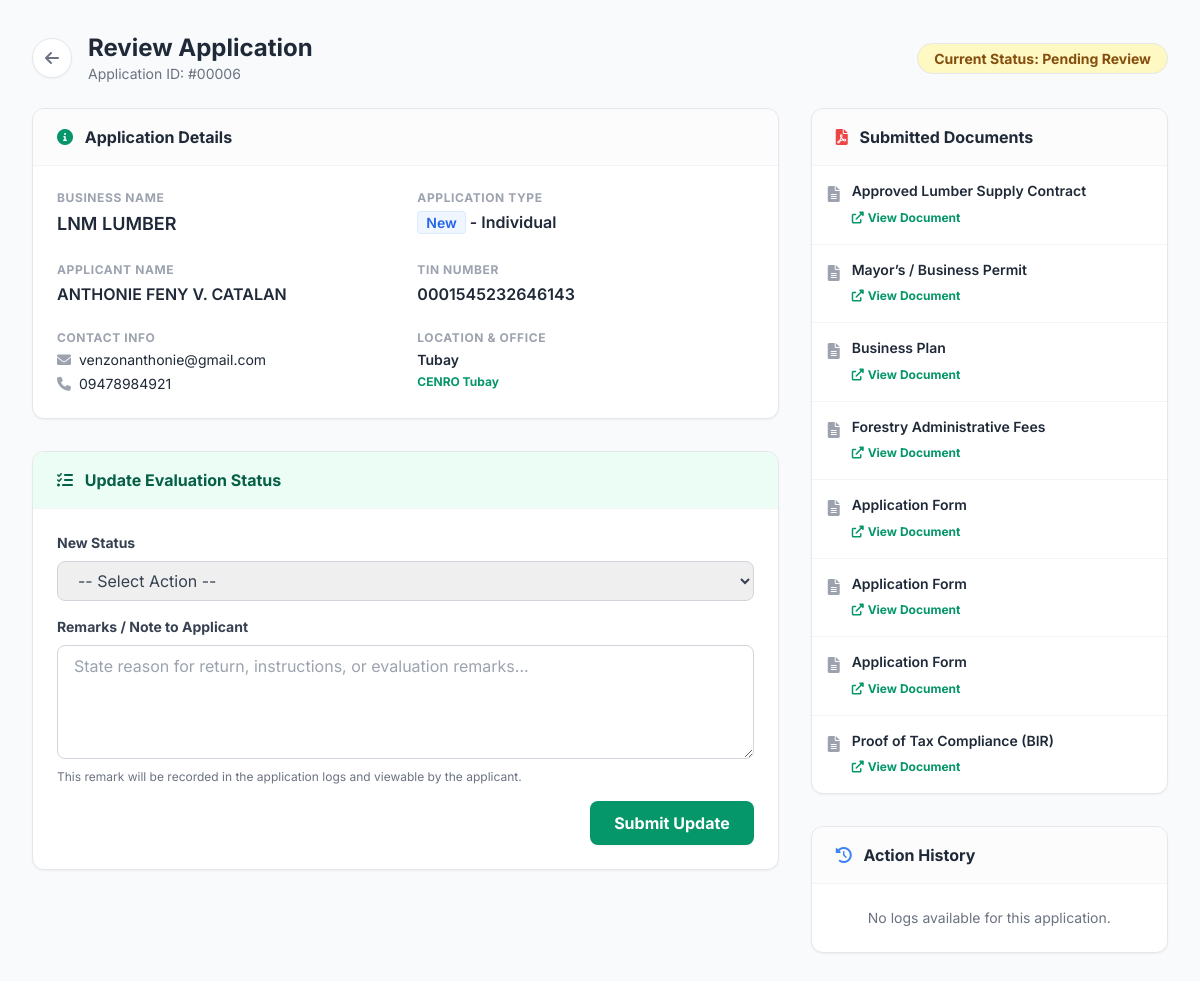
The app's page /view_application.php?id=6 (signed in) with its own data.
### tables this page shows
CREATE TABLE `permit_applications` (
  `app_id` int(11) NOT NULL,
  `client_id` int(11) NOT NULL,
  `app_type` varchar(50) NOT NULL,
  `applicant_type` varchar(50) NOT NULL,
  `business_name` varchar(255) NOT NULL,
  `tin_number` varchar(50) NOT NULL,
  `reference_number` varchar(100) DEFAULT NULL,
  `province_id` varchar(20) DEFAULT NULL,
  `muncity_id` varchar(20) DEFAULT NULL,
  `brgy_id` varchar(20) DEFAULT NULL,
  `zip_code` varchar(20) DEFAULT NULL,
  `street_address` text DEFAULT NULL,
  `status` varchar(50) DEFAULT 'Pending Review',
  `date_submitted` datetime DEFAULT current_timestamp()
);

CREATE TABLE `user_client` (
  `client_id` int(11) NOT NULL,
  `firstname` varchar(50) NOT NULL,
  `mid_name` varchar(50) NOT NULL,
  `lastname` varchar(50) NOT NULL,
  `email` varchar(100) NOT NULL,
  `profile_picture` varchar(255) DEFAULT NULL,
  `verification_token` varchar(255) DEFAULT NULL,
  `password` text NOT NULL,
  `mobilenum` text NOT NULL,
  `comp_id_upload` longtext NOT NULL,
  `govt_id_upload` longtext NOT NULL,
  `auth_letter` longtext NOT NULL,
  `password_unhashed` text NOT NULL,
  `Status` int(11) NOT NULL,
  `province` text NOT NULL,
  `citymun` text NOT NULL,
  `brgy` text NOT NULL,
  `zips` text NOT NULL
);

CREATE TABLE `muncity` (
  `muncity_id` int(11) NOT NULL,
  `muncity_name` varchar(50) NOT NULL,
  `prov_code` varchar(4) NOT NULL,
  `mun_code` varchar(6) NOT NULL,
  `zip_code` varchar(4) NOT NULL,
  `office_id` int(20) NOT NULL,
  `office_cover` varchar(50) NOT NULL
);

CREATE TABLE `permit_requirements_files` (
  `file_id` int(11) NOT NULL,
  `app_id` int(11) NOT NULL,
  `requirement_id` int(11) NOT NULL,
  `file_path` text NOT NULL,
  `status` varchar(50) DEFAULT 'Pending'
);

CREATE TABLE `requirements` (
  `id` int(11) NOT NULL,
  `requirement_name` varchar(255) NOT NULL,
  `download_link` varchar(255) DEFAULT NULL,
  `new_app_status` varchar(100) NOT NULL,
  `renewal_app_status` varchar(100) NOT NULL,
  `sequence` int(11) DEFAULT 0
);

### view_application.php (the view, shortened to what this page needs)
<?php
require 'db.php';
$app_id = intval($_GET['id']);
$query_app = "SELECT pa.*, uc.firstname, uc.mid_name, uc.lastname, uc.email, uc.mobilenum,
              m.muncity_name, m.office_cover
              FROM permit_applications pa
              LEFT JOIN user_client uc ON pa.client_id = uc.client_id
              LEFT JOIN muncity m ON pa.muncity_id = m.mun_code
              WHERE pa.app_id = :app_id";
$stmt_app = $pdo->prepare($query_app);
$stmt_app->execute([':app_id' => $app_id]);
$app = $stmt_app->fetch(PDO::FETCH_ASSOC);
$query_reqs = "SELECT prf.*, r.requirement_name
               FROM permit_requirements_files prf
               JOIN requirements r ON prf.requirement_id = r.id
               WHERE prf.app_id = :app_id";
$stmt_reqs = $pdo->prepare($query_reqs);
$stmt_reqs->execute([':app_id' => $app_id]);
$requirements = $stmt_reqs->fetchAll(PDO::FETCH_ASSOC);
$query_logs = "SELECT * FROM application_logs WHERE app_id = :app_id ORDER BY created_at DESC";
$stmt_logs = $pdo->prepare($query_logs);
$stmt_logs->execute([':app_id' => $app_id]);
$logs = $stmt_logs->fetchAll(PDO::FETCH_ASSOC);
$statusClass = 'bg-yellow-100 text-yellow-800';
?>
<!DOCTYPE html>
<html lang="en">
<head>
    <script src="https://cdn.tailwindcss.com"></script>
    <link href="https://cdnjs.cloudflare.com/ajax/libs/font-awesome/6.0.0/css/all.min.css" rel="stylesheet">
</head>
<body class="bg-slate-50 p-8">
    <div class="max-w-7xl mx-auto">
        <div class="mb-6 flex items-center justify-between">
            <div class="flex items-center gap-4">
                <a href="applications.php" class="h-10 w-10 bg-white rounded-full flex items-center justify-center text-gray-500 hover:text-emerald-600 hover:bg-emerald-50 border border-gray-200 transition shadow-sm">
                    <i class="fas fa-arrow-left"></i>
                </a>
                <div>
                    <h1 class="text-2xl font-bold text-gray-800">Review Application</h1>
                    <p class="text-sm text-gray-500">Application ID: #<?php echo str_pad($app['app_id'], 5, '0', STR_PAD_LEFT); ?></p>
                </div>
            </div>
            <div>
                <span class="px-4 py-1.5 rounded-full text-sm font-bold border <?php echo $statusClass; ?>">
                    Current Status: <?php echo htmlspecialchars($app['status']); ?>
                </span>
            </div>
        </div>
        <div class="grid grid-cols-1 lg:grid-cols-3 gap-8">
            <div class="lg:col-span-2 space-y-8">
                <div class="bg-white rounded-xl shadow-sm border border-gray-200 overflow-hidden">
                    <div class="px-6 py-4 border-b border-gray-100 bg-gray-50/50">
                        <h3 class="font-bold text-gray-800"><i class="fas fa-info-circle text-emerald-600 mr-2"></i> Application Details</h3>
                    </div>
                    <div class="p-6 grid grid-cols-1 md:grid-cols-2 gap-6">
                        <div>
                            <p class="text-xs text-gray-400 font-bold uppercase tracking-wider mb-1">Business Name</p>
                            <p class="text-gray-800 font-semibold text-lg"><?php echo htmlspecialchars($app['business_name']); ?></p>
                        </div>
                        <div>
                            <p class="text-xs text-gray-400 font-bold uppercase tracking-wider mb-1">Application Type</p>
                            <p class="text-gray-800 font-semibold"><span class="bg-blue-50 text-blue-600 px-2 py-0.5 rounded text-sm border border-blue-100"><?php echo htmlspecialchars($app['app_type']); ?></span> - <?php echo htmlspecialchars($app['applicant_type']); ?></p>
                        </div>
                        <div>
                            <p class="text-xs text-gray-400 font-bold uppercase tracking-wider mb-1">Applicant Name</p>
                            <p class="text-gray-800 font-semibold"><?php echo htmlspecialchars($app['firstname'] . ' ' . $app['mid_name'] . ' ' . $app['lastname']); ?></p>
                        </div>
                        <div>
                            <p class="text-xs text-gray-400 font-bold uppercase tracking-wider mb-1">TIN Number</p>
                            <p class="text-gray-800 font-semibold"><?php echo htmlspecialchars($app['tin_number'] ?? 'N/A'); ?></p>
                        </div>
                        <div>
                            <p class="text-xs text-gray-400 font-bold uppercase tracking-wider mb-1">Contact Info</p>
                            <p class="text-gray-800 text-sm"><i class="fas fa-envelope text-gray-400 mr-1"></i> <?php echo htmlspecialchars($app['email']); ?></p>
                            <p class="text-gray-800 text-sm mt-1"><i class="fas fa-phone text-gray-400 mr-1"></i> <?php echo htmlspecialchars($app['mobilenum']); ?></p>
                        </div>
                        <div>
                            <p class="text-xs text-gray-400 font-bold uppercase tracking-wider mb-1">Location & Office</p>
                            <p class="text-gray-800 text-sm font-semibold"><?php echo htmlspecialchars($app['muncity_name'] ?? 'N/A'); ?></p>
                            <p class="text-emerald-600 text-xs font-bold mt-1"><?php echo htmlspecialchars($app['office_cover'] ?? 'N/A'); ?></p>
                        </div>
                    </div>
                </div>
                <div class="bg-white rounded-xl shadow-sm border border-gray-200 overflow-hidden">
                    <div class="px-6 py-4 border-b border-gray-100 bg-emerald-50 text-emerald-800">
                        <h3 class="font-bold"><i class="fas fa-tasks mr-2"></i> Update Evaluation Status</h3>
                    </div>
                    <form method="POST" action="" class="p-6">
                        <div class="mb-4">
                            <label class="block text-sm font-bold text-gray-700 mb-2">New Status</label>
                            <select name="status" required class="w-full border border-gray-300 rounded-lg px-4 py-2 focus:ring-emerald-500 focus:border-emerald-500 text-gray-700">
                                <option value="" disabled selected>-- Select Action --</option>
                            </select>
                        </div>
                        <div class="mb-4">
                            <label class="block text-sm font-bold text-gray-700 mb-2">Remarks / Note to Applicant</label>
                            <textarea name="remarks" rows="4" required class="w-full border border-gray-300 rounded-lg px-4 py-2 focus:ring-emerald-500 focus:border-emerald-500" placeholder="State reason for return, instructions, or evaluation remarks..."></textarea>
                            <p class="text-xs text-gray-500 mt-1">This remark will be recorded in the application logs and viewable by the applicant.</p>
                        </div>
                        <div class="flex justify-end">
                            <button type="submit" name="update_application" class="bg-emerald-600 hover:bg-emerald-700 text-white font-bold py-2.5 px-6 rounded-lg transition shadow-sm">
                                Submit Update
                            </button>
                        </div>
                    </form>
                </div>
            </div>
            <div class="space-y-8">
                <div class="bg-white rounded-xl shadow-sm border border-gray-200 overflow-hidden">
                    <div class="px-6 py-4 border-b border-gray-100 bg-gray-50/50">
                        <h3 class="font-bold text-gray-800"><i class="fas fa-file-pdf text-red-500 mr-2"></i> Submitted Documents</h3>
                    </div>
                    <div class="p-0">
                        <?php if(count($requirements) > 0): ?>
                            <ul class="divide-y divide-gray-100">
                                <?php foreach($requirements as $req): ?>
                                    <li class="p-4 hover:bg-gray-50 flex items-start gap-3 transition">
                                        <i class="fas fa-file-alt text-gray-400 mt-1"></i>
                                        <div class="flex-1">
                                            <p class="text-sm font-semibold text-gray-800 mb-1 leading-tight">
                                                <?php echo htmlspecialchars($req['requirement_name']); ?>
                                            </p>
                                            <a href="../<?php echo htmlspecialchars($req['file_path']); ?>" target="_blank" class="inline-flex items-center text-xs font-bold text-emerald-600 hover:text-emerald-800 transition">
                                                <i class="fas fa-external-link-alt mr-1"></i> View Document
                                            </a>
                                        </div>
                                    </li>
                                <?php endforeach; ?>
                            </ul>
                        <?php else: ?>
                            <div class="p-6 text-center text-gray-500 text-sm">
                                No requirements uploaded.
                            </div>
                        <?php endif; ?>
                    </div>
                </div>
                <div class="bg-white rounded-xl shadow-sm border border-gray-200 overflow-hidden">
                    <div class="px-6 py-4 border-b border-gray-100 bg-gray-50/50">
                        <h3 class="font-bold text-gray-800"><i class="fas fa-history text-blue-500 mr-2"></i> Action History</h3>
                    </div>
                    <div class="p-6">
                        <?php if(count($logs) > 0): ?>
                            <div class="relative border-l-2 border-gray-200 ml-3 space-y-6">
                                <?php foreach($logs as $log): ?>
                                    <div class="relative pl-6">
                                        <div class="absolute -left-[9px] top-1 h-4 w-4 rounded-full bg-emerald-500 border-4 border-white shadow-sm"></div>
                                        <div>
                                            <p class="text-xs font-bold text-gray-400 mb-0.5">
                                                <i class="far fa-clock mr-1"></i> <?php echo date('M d, Y h:i A', strtotime($log['created_at'])); ?>
                                            </p>
                                            <p class="text-sm font-bold text-gray-800"><?php echo htmlspecialchars($log['action']); ?></p>
                                            <?php if(!empty($log['remarks'])): ?>
                                                <div class="mt-2 text-xs text-gray-600 bg-gray-50 border border-gray-100 p-3 rounded-lg leading-relaxed">
                                                    <?php echo nl2br(htmlspecialchars($log['remarks'])); ?>
                                                </div>
                                            <?php endif; ?>
                                        </div>
                                    </div>
                                <?php endforeach; ?>
                            </div>
                        <?php else: ?>
                            <p class="text-sm text-gray-500 text-center">No logs available for this application.</p>
                        <?php endif; ?>
                    </div>
                </div>
            </div>
        </div>
    </div>
</body>
</html>

### view_application.php (style rules this page uses)
body { font-family: 'Inter', sans-serif; }

### records on screen
permit_applications: app_id "00006", status "Pending Review", business_name "LNM LUMBER", app_type "New", applicant_type "Individual", client.lastname "ANTHONIE FENY V. CATALAN", tin_number "0001545232646143", client.email "venzonanthonie@gmail.com", client.mobilenum "09478984921", muncity.muncity_name "Tubay", muncity.office_cover "CENRO Tubay"
permit_requirements_files: requirement.requirement_name "Approved Lumber Supply Contract"
permit_requirements_files: requirement.requirement_name "Mayor’s / Business Permit"
permit_requirements_files: requirement.requirement_name "Business Plan"
permit_requirements_files: requirement.requirement_name "Forestry Administrative Fees"
permit_requirements_files: requirement.requirement_name "Application Form"
permit_requirements_files: requirement.requirement_name "Application Form"
permit_requirements_files: requirement.requirement_name "Application Form"
permit_requirements_files: requirement.requirement_name "Proof of Tax Compliance (BIR)"
